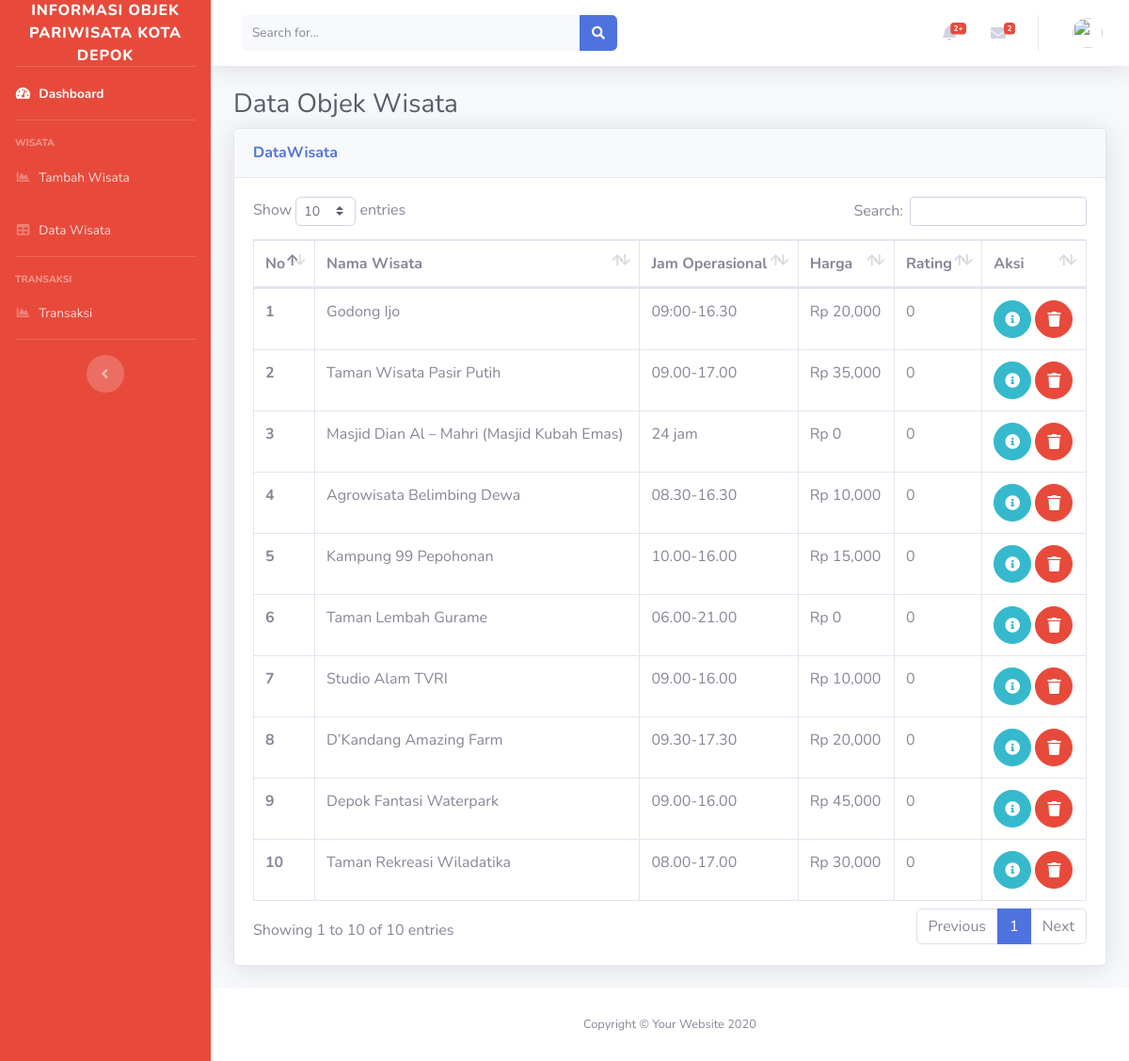
/admin/index.php/dashboard/daftar_wisata, run on an earlier commit of the app's database.
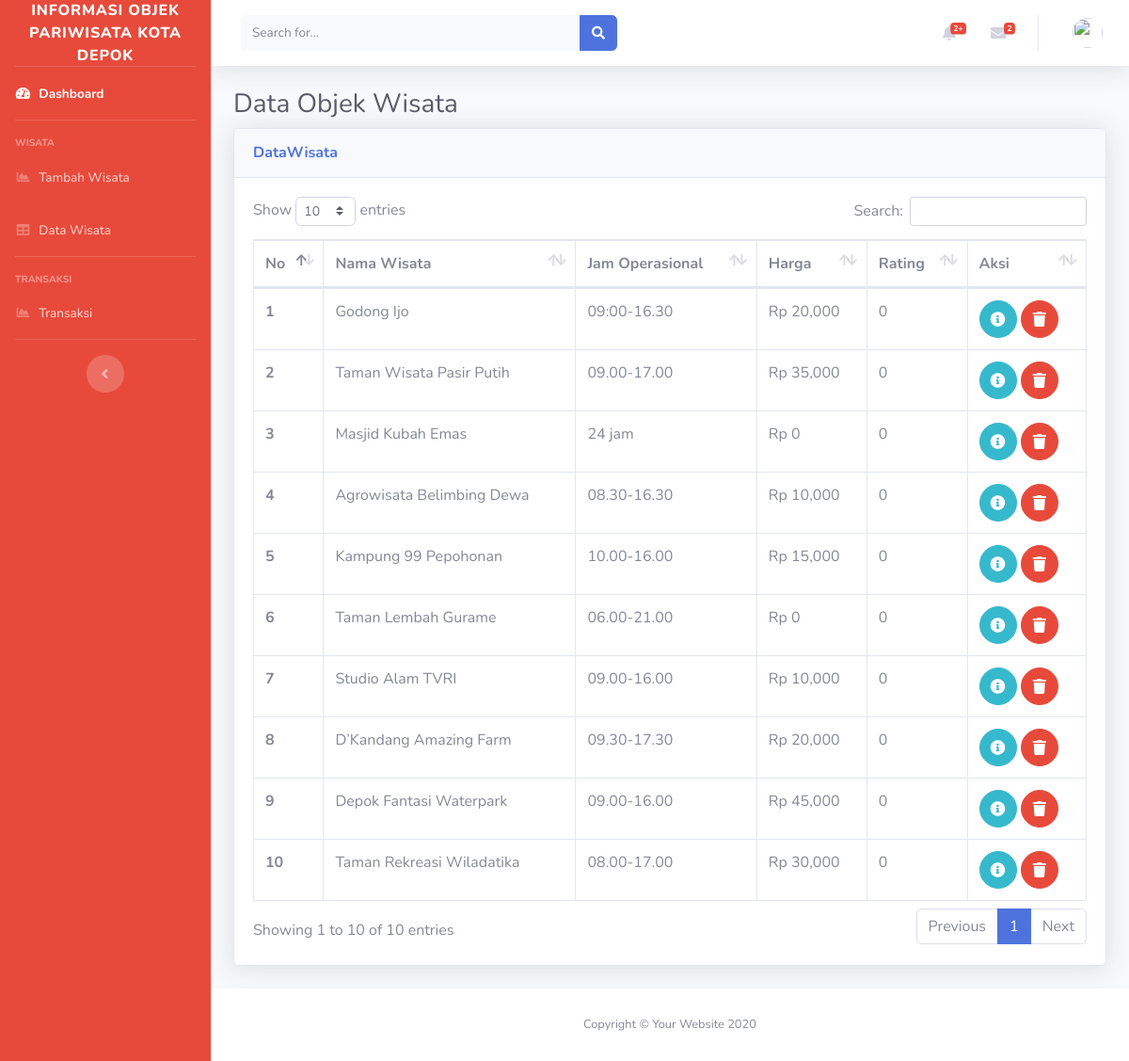
And on a later commit of the database.
### tables this page shows
CREATE TABLE `wisata` (
  `id_wisata` varchar(15) NOT NULL,
  `nama_wisata` varchar(255) NOT NULL,
  `lokasi` varchar(255) NOT NULL,
  `harga` int(20) NOT NULL,
  `jam_operasional` varchar(255) NOT NULL,
  `kontak_wisata` varchar(255) NOT NULL,
  `rating` double NOT NULL,
  `deskripsi` text NOT NULL,
  `gambar` varchar(255) NOT NULL
);

### admin/application/controllers/Dashboard.php (called while the page is built, shortened)
<?php
class Dashboard extends CI_Controller {
	public function __construct(){
		$this->load->model('Wisata_model');
		$this->load->model('Transaksi_model');
	}
	public function daftar_wisata()
	{
		$query = $this->Wisata_model->getAllData()->result();
		$data['data_wisata'] = $query;
		$judul['judul'] = 'Ini Halaman Tables';
		$this->load->view('layouts/header', $judul);
		$this->load->view('dashboard/daftar_wisata', $data);
		$this->load->view('layouts/footer');
	}
}

### admin/index.php (called while the page is built, shortened)
<?php
require_once BASEPATH.'core/CodeIgniter.php';

### admin/application/models/Wisata_model.php (called while the page is built, shortened)
<?php
class Wisata_model extends CI_Model {
	public function getAllData()
	{
		return $this->db->get('wisata');
	}
}

### admin/application/views/dashboard/daftar_wisata.php (the view)
  <div class="container-fluid">
   <h1 class="h3 mb-2 text-gray-800">Data Objek Wisata</h1>
    <div class="card shadow mb-4">
      <div class="card-header py-3">
        <h6 class="m-0 font-weight-bold text-primary">DataWisata</h6>
      </div>
      <div class="card-body">
        <div class="table-responsive">
          <table class="table table-bordered" id="dataTable" width="100%" cellspacing="0">
            <thead>
              <tr>
                <th>No</th>
                <th>Nama Wisata</th>
                <th>Jam Operasional</th>
                <th>Harga</th>
                <th>Rating</th>
                <th>Aksi</th>
              </tr>
            </thead>
            <tbody>
              <?php $no = 1;
               foreach ($data_wisata as $db) : ?>
              <tr>
                <th><?php echo $no++; ?></th>
                <td><?php echo $db->nama_wisata; ?></td>
                <td><?php echo $db->jam_operasional; ?></td>
                <td>Rp <?php echo number_format($db->harga); ?></td>
                <td><?php echo $db->rating; ?></td>
                <td><a class="btn btn-info btn-circle"
                href="<?php echo base_url('dashboard/edit_wisata/'.$db->id_wisata) ?>"><i class="fas fa-info-circle"></i></a>
                <a class="btn btn-danger btn-circle"
                href="<?php echo base_url('dashboard/hapus/'.$db->id_wisata) ?>"><i class="fas fa-trash"></i></a></td>
              </tr>
            <?php endforeach; ?>
            </tbody>
          </table>
        </div>
      </div>
    </div>
  </div>
</div>

What changed in the data, as far as the page shows it:
changed wisata "24 jam": nama_wisata "Masjid Dian Al – Mahri (Masjid Kubah Emas)" → "Masjid Kubah Emas"
